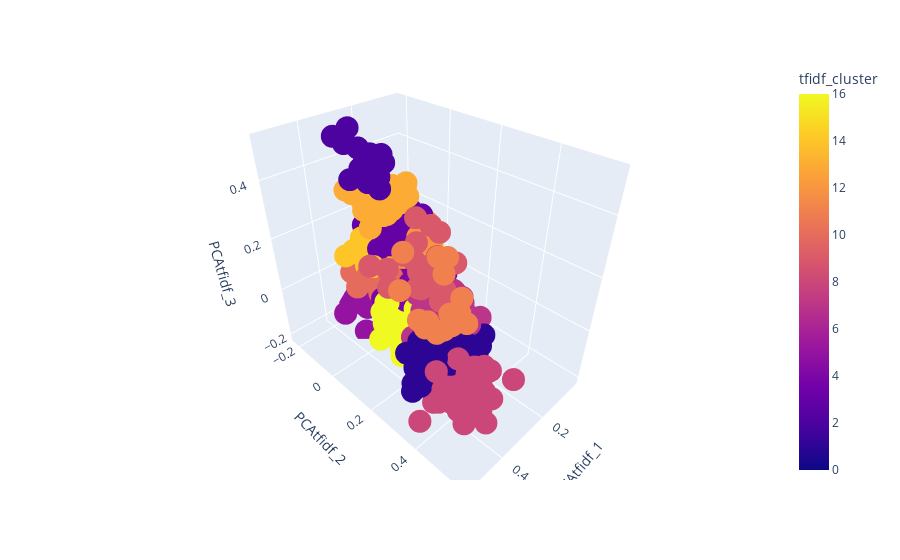

The notebook cell this image was saved under:
### Code cell
import plotly.express as px
from plotly.offline import init_notebook_mode, iplot
init_notebook_mode(connected=True)   


fig = px.scatter_3d(data, x="PCAtfidf_1", y="PCAtfidf_2", z="PCAtfidf_3", color="tfidf_cluster", hover_data=[
            "PCA_1", "PCA_2", 
            "PCA_3", "Company"
        ])
fig.show()

### Figure 1 — Plotly figure (JSON) as saved in the notebook; plotly's stock layout.template omitted (floating-point values rounded to 4 significant figures; data arrays with more than 128 entries replaced by an {"elided": "..."} marker saying what was removed)
{"data": [{"customdata": {"elided": "2000x4 mixed values"}, "hovertemplate": "PCAtfidf_1=%{x}<br>PCAtfidf_2=%{y}<br>PCAtfidf_3=%{z}<br>PCA_1=%{customdata[0]}<br>PCA_2=%{customdata[1]}<br>PCA_3=%{customdata[2]}<br>Company=%{customdata[3]}<br>tfidf_cluster=%{marker.color}<extra></extra>", "legendgroup": "", "marker": {"color": {"elided": "2000 int values"}, "coloraxis": "coloraxis", "symbol": "circle"}, "mode": "markers", "name": "", "scene": "scene", "showlegend": false, "type": "scatter3d", "x": {"elided": "2000 float values"}, "y": {"elided": "2000 float values"}, "z": {"elided": "2000 float values"}}], "layout": {"coloraxis": {"colorbar": {"title": {"text": "tfidf_cluster"}}, "colorscale": [[0, "#0d0887"], [0.1111, "#46039f"], [0.2222, "#7201a8"], [0.3333, "#9c179e"], [0.4444, "#bd3786"], [0.5556, "#d8576b"], [0.6667, "#ed7953"], [0.7778, "#fb9f3a"], [0.8889, "#fdca26"], [1, "#f0f921"]]}, "legend": {"tracegroupgap": 0}, "margin": {"t": 60}, "scene": {"domain": {"x": [0, 1], "y": [0, 1]}, "xaxis": {"title": {"text": "PCAtfidf_1"}}, "yaxis": {"title": {"text": "PCAtfidf_2"}}, "zaxis": {"title": {"text": "PCAtfidf_3"}}}}}
